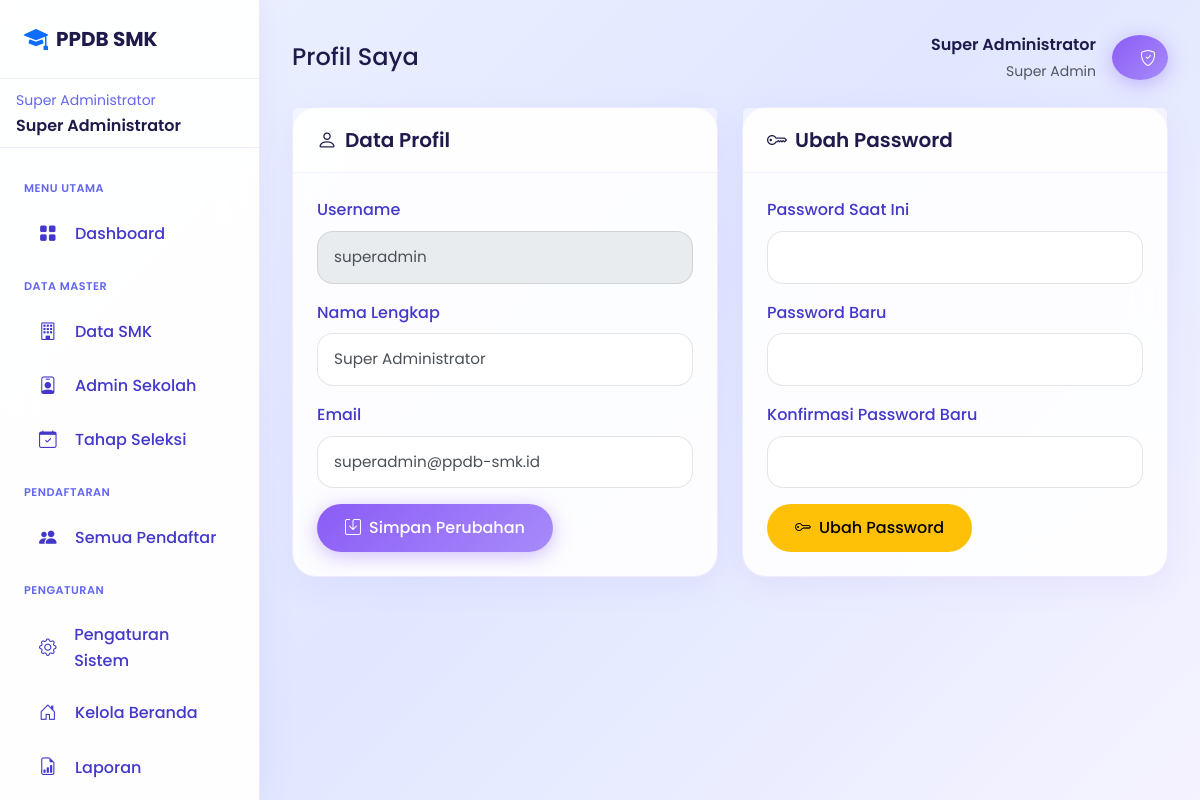
Screenshot of /superadmin/profil.php (signed in) with the database file from the repository.
### tables this page shows
CREATE TABLE `tb_superadmin` (
  `id_superadmin` int(11) NOT NULL,
  `username` varchar(50) NOT NULL,
  `password` varchar(255) NOT NULL,
  `nama_lengkap` varchar(100) NOT NULL,
  `email` varchar(100) NOT NULL,
  `foto` varchar(255) DEFAULT NULL,
  `last_login` timestamp NULL DEFAULT NULL,
  `created_at` timestamp NOT NULL DEFAULT current_timestamp()
);

### config/database.php (called while the page is built, shortened)
<?php
class Database {
    private static $instance = null;
    private $connection;
    private function __construct() {
        try {
            $dsn = "mysql:host=" . DB_HOST . ";dbname=" . DB_NAME . ";charset=" . DB_CHARSET;
            $options = [
                PDO::ATTR_ERRMODE => PDO::ERRMODE_EXCEPTION,
                PDO::ATTR_DEFAULT_FETCH_MODE => PDO::FETCH_ASSOC,
                PDO::ATTR_EMULATE_PREPARES => false,
                PDO::MYSQL_ATTR_INIT_COMMAND => "SET NAMES " . DB_CHARSET
            ];
            $this->connection = new PDO($dsn, DB_USER, DB_PASS, $options);
        } catch (PDOException $e) {
            die("Koneksi database gagal: " . $e->getMessage());
        }
    }
    public static function getInstance() {
        if (self::$instance === null) {
            self::$instance = new self();
        }
        return self::$instance;
    }
    public function query($sql, $params = []) {
        try {
            $stmt = $this->connection->prepare($sql);
            $stmt->execute($params);
            return $stmt;
        } catch (PDOException $e) {
            error_log("Database Query Error: " . $e->getMessage());
            throw $e;
        }
    }
    public function fetch($sql, $params = []) {
        $stmt = $this->query($sql, $params);
        return $stmt->fetch();
    }
}
function db() {
    return Database::getInstance();
}

### config/session.php (called while the page is built, shortened)
<?php
class Session {
    public static function get($key, $default = null) {
        return $_SESSION[$key] ?? $default;
    }
    public static function getUserId() {
        return self::get('user_id');
    }
}

### superadmin/profil.php (the view, shortened to what this page needs)
<?php
$pageTitle = 'Profil Saya';
require_once 'includes/header.php';
$superadmin = db()->fetch("SELECT * FROM tb_superadmin WHERE id_superadmin = ?", [$superadminId]);
?>
<div class="row g-4">
    <div class="col-lg-6">
        <div class="card">
            <div class="card-header">
                <h5 class="mb-0"><i class="bi bi-person me-2"></i>Data Profil</h5>
            </div>
            <div class="card-body">
                <form method="POST">
                    <div class="mb-3">
                        <label class="form-label">Username</label>
                        <input type="text" class="form-control" value="<?= htmlspecialchars($superadmin['username']) ?>" disabled>
                    </div>
                    <div class="mb-3">
                        <label class="form-label">Nama Lengkap</label>
                        <input type="text" name="nama_lengkap" class="form-control" value="<?= htmlspecialchars($superadmin['nama_lengkap']) ?>" required>
                    </div>
                    <div class="mb-3">
                        <label class="form-label">Email</label>
                        <input type="email" name="email" class="form-control" value="<?= htmlspecialchars($superadmin['email'] ?? '') ?>">
                    </div>
                    <button type="submit" class="btn btn-primary">
                        <i class="bi bi-save me-2"></i>Simpan Perubahan
                    </button>
                </form>
            </div>
        </div>
    </div>
    <div class="col-lg-6">
        <div class="card">
            <div class="card-header">
                <h5 class="mb-0"><i class="bi bi-key me-2"></i>Ubah Password</h5>
            </div>
            <div class="card-body">
                <form method="POST">
                    <div class="mb-3">
                        <label class="form-label">Password Saat Ini</label>
                        <input type="password" name="current_password" class="form-control" required>
                    </div>
                    <div class="mb-3">
                        <label class="form-label">Password Baru</label>
                        <input type="password" name="new_password" class="form-control" required minlength="6">
                    </div>
                    <div class="mb-3">
                        <label class="form-label">Konfirmasi Password Baru</label>
                        <input type="password" name="confirm_password" class="form-control" required>
                    </div>
                    <button type="submit" class="btn btn-warning">
                        <i class="bi bi-key me-2"></i>Ubah Password
                    </button>
                </form>
            </div>
        </div>
    </div>
</div>
<?php require_once 'includes/footer.php'; ?>

### superadmin/includes/header.php (shortened to what this page needs)
<?php
require_once dirname(__DIR__, 2) . '/config/database.php';
require_once dirname(__DIR__, 2) . '/config/session.php';
$superadminId = Session::getUserId();
$superadmin = db()->fetch("SELECT * FROM tb_superadmin WHERE id_superadmin = ?", [$superadminId]);
$currentPage = basename($_SERVER['PHP_SELF'], '.php');
$currentDir = basename(dirname($_SERVER['PHP_SELF']));
?>
<!DOCTYPE html>
<html lang="id">
<head>
    <link href="https://cdn.jsdelivr.net/npm/bootstrap@5.3.2/dist/css/bootstrap.min.css" rel="stylesheet">
    <link href="https://cdn.jsdelivr.net/npm/bootstrap-icons@1.11.1/font/bootstrap-icons.css" rel="stylesheet">
    <link rel="stylesheet" href="<?= SITE_URL ?>/assets/css/style.css?v=<?= time() ?>">
</head>
<body>
    <aside class="sidebar">
        <div class="sidebar-header">
            <a href="<?= SITE_URL ?>" class="sidebar-brand">
                <i class="bi bi-mortarboard-fill text-primary"></i>
                PPDB SMK
            </a>
        </div>
        <div class="px-3 py-2 border-bottom border-subtle">
            <small class="text-muted">Super Administrator</small>
            <div class="fw-semibold text-truncate"><?= htmlspecialchars($superadmin['nama_lengkap']) ?></div>
        </div>
        <nav class="sidebar-menu">
            <div class="sidebar-menu-label">Menu Utama</div>
            <a href="<?= SITE_URL ?>/superadmin/index.php" class="sidebar-link <?= $currentPage === 'index' && $currentDir === 'superadmin' ? 'active' : '' ?>">
                <i class="bi bi-grid-fill"></i>
                <span>Dashboard</span>
            </a>
            <div class="sidebar-menu-label">Data Master</div>
            <a href="<?= SITE_URL ?>/superadmin/sekolah.php" class="sidebar-link <?= $currentPage === 'sekolah' ? 'active' : '' ?>">
                <i class="bi bi-building"></i>
                <span>Data SMK</span>
            </a>
            <a href="<?= SITE_URL ?>/superadmin/admin-sekolah.php" class="sidebar-link <?= $currentPage === 'admin-sekolah' ? 'active' : '' ?>">
                <i class="bi bi-person-badge"></i>
                <span>Admin Sekolah</span>
            </a>
            <a href="<?= SITE_URL ?>/superadmin/jalur.php" class="sidebar-link <?= $currentPage === 'jalur' ? 'active' : '' ?>">
                <i class="bi bi-calendar-check"></i>
                <span>Tahap Seleksi</span>
            </a>
            <div class="sidebar-menu-label">Pendaftaran</div>
            <a href="<?= SITE_URL ?>/superadmin/pendaftar.php" class="sidebar-link <?= $currentPage === 'pendaftar' ? 'active' : '' ?>">
                <i class="bi bi-people-fill"></i>
                <span>Semua Pendaftar</span>
            </a>
            <div class="sidebar-menu-label">Pengaturan</div>
            <a href="<?= SITE_URL ?>/superadmin/pengaturan.php" class="sidebar-link <?= $currentPage === 'pengaturan' ? 'active' : '' ?>">
                <i class="bi bi-gear"></i>
                <span>Pengaturan Sistem</span>
            </a>
            <a href="<?= SITE_URL ?>/superadmin/beranda.php" class="sidebar-link <?= $currentPage === 'beranda' ? 'active' : '' ?>">
                <i class="bi bi-house-door"></i>
                <span>Kelola Beranda</span>
            </a>
            <a href="<?= SITE_URL ?>/superadmin/laporan.php" class="sidebar-link <?= $currentPage === 'laporan' ? 'active' : '' ?>">
                <i class="bi bi-file-earmark-bar-graph"></i>
                <span>Laporan</span>
            </a>
            <div class="sidebar-menu-label">Akun</div>
        </nav>
    </aside>
    <main class="main-content">
        <div class="d-flex justify-content-between align-items-center mb-4">
            <div>
                <h4 class="mb-0 d-inline"><?= $pageTitle ?? 'Dashboard' ?></h4>
            </div>
            <div class="d-flex align-items-center gap-3">
                <div class="text-end d-none d-md-block">
                    <div class="fw-semibold"><?= htmlspecialchars($superadmin['nama_lengkap']) ?></div>
                    <small class="text-muted">Super Admin</small>
                </div>
                <div class="dropdown">
                    <button class="btn btn-primary rounded-circle" data-bs-toggle="dropdown" style="width:45px;height:45px;">
                        <i class="bi bi-shield-check"></i>
                    </button>
                </div>
            </div>
        </div>

### rows the page displays
tb_superadmin: nama_lengkap "Super Administrator", username "superadmin", email "superadmin@ppdb-smk.id"

### other values shown
$pageTitle "Profil Saya"
